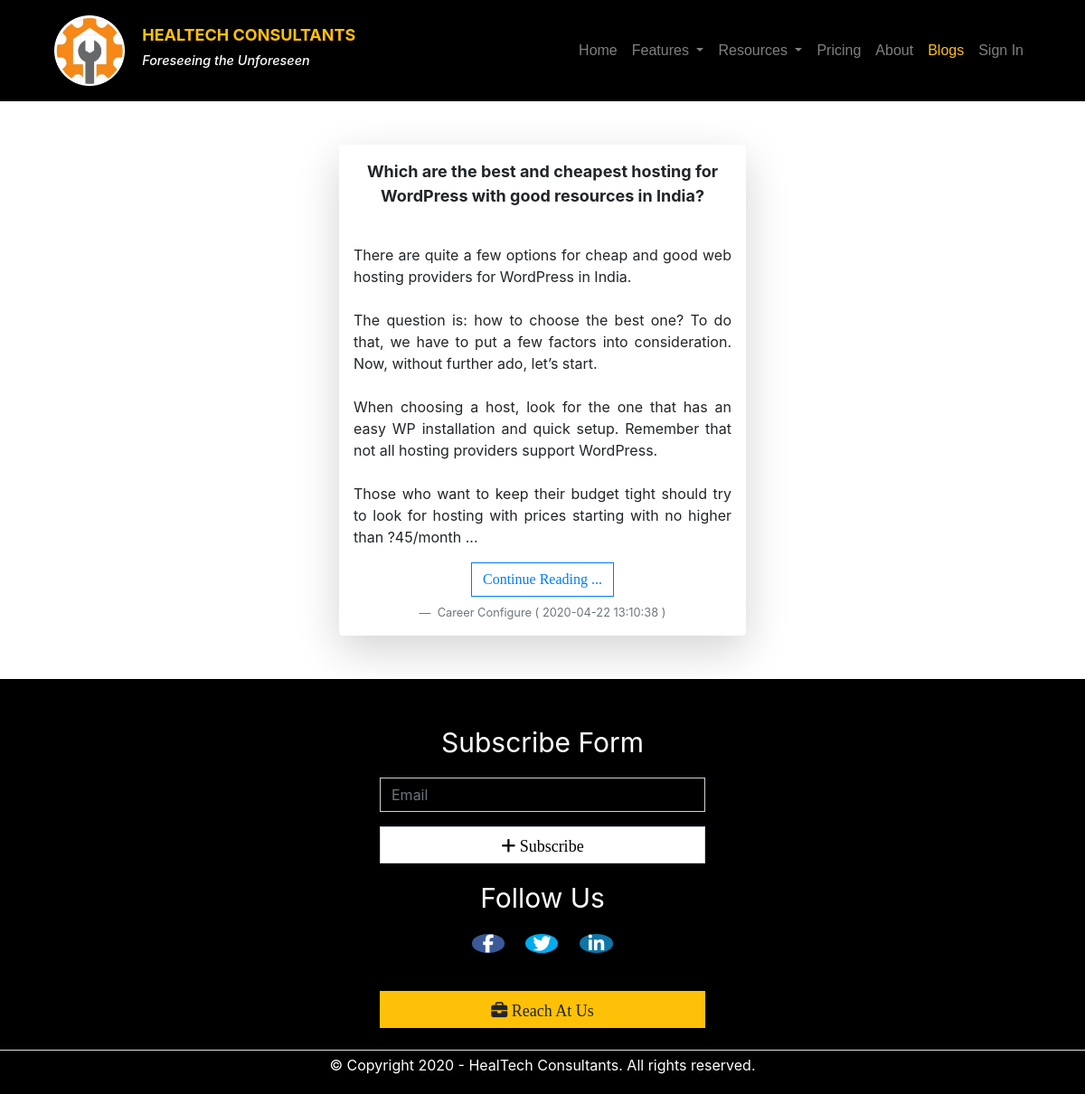
/blogs.php, run on the app's committed database.
### tables this page shows
CREATE TABLE `blog` (
  `blog_id` int(10) NOT NULL,
  `blog_title` varchar(200) NOT NULL,
  `blog_body` varchar(10000) NOT NULL,
  `sys_creation_date` datetime NOT NULL,
  `sys_update_date` datetime DEFAULT NULL,
  `created_by` varchar(30) NOT NULL
);

CREATE TABLE `users` (
  `user_id` int(10) NOT NULL,
  `username` varchar(30) NOT NULL,
  `password` varchar(160) NOT NULL,
  `first_name` varchar(20) NOT NULL,
  `last_name` varchar(20) NOT NULL,
  `contact_no` bigint(10) DEFAULT NULL,
  `email` varchar(50) NOT NULL,
  `sys_creation_date` datetime NOT NULL,
  `sys_update_date` datetime DEFAULT NULL,
  `is_admin` char(1) NOT NULL
);

### db_connect.php (called while the page is built, shortened)
<?php
    $servername = "localhost";
    $username = "root";
    $password = "";
    $dbname = "healtech";
    $conn = new mysqli($servername, $username, $password, $dbname);
    if ($conn->connect_error)
    {
        $_SESSION['db_connect_error']=true;
        header('location:index.php');
    }
    else
    {
        $db_connected =true;
    }
?>

### blogs.php (the view, shortened to what this page needs)
<!DOCTYPE html>
<html lang="en">
<head>
    <?php
    readfile('css.html');
    ?>
    <link rel="stylesheet" type="text/css" href="/healtech/css/blogs.css">
</head>
<body class="blog-img">
    <nav class="navbar navbar-expand-lg navbar-dark " id="navbar">
        <a class="navbar-brand d-inline-flex" href="/healtech/index.php">
            <div class="brand-img">
                <img src="/healtech/images/healtech_logo.png" alt="healtech-logo">
            </div>
            <div class="brand-name my-auto">
                <h5 class="font-weight-bold text-warning">HEALTECH CONSULTANTS</h5>
                <h6 class="font-italic">Foreseeing the Unforeseen</h6>
            </div>
        </a>
        <div class="overlay ml-auto " id="collapsibleNavbar">
            <ul class="navbar-nav overlay-content">
                <li class="nav-item nav-item-first">
                    <a class="nav-link " href="/healtech/index.php">Home</a>
                </li>
                <li class="nav-item dropdown">
                    <a class="nav-link dropdown-toggle" href="" id="navbarDropdownftrmenu" role="button"
                        data-toggle="dropdown" aria-haspopup="true" aria-expanded="false">
                        Features
                    </a>
                </li>
                <li class="nav-item dropdown">
                    <a class="nav-link dropdown-toggle" href="" id="navbarDropdownftrmenu" role="button"
                        data-toggle="dropdown" aria-haspopup="true" aria-expanded="false">
                        Resources
                    </a>
                </li>
                <li class="nav-item">
                    <a class="nav-link " href="/healtech/pricing.php">Pricing</a>
                </li>
                <li class="nav-item">
                    <a class="nav-link" href="/healtech/about.php">About</a>
                </li>
                <li class="nav-item">
                    <a class="nav-link text-warning" href="/healtech/blogs.php">Blogs</a>
                </li>
                <?php
                if(isset($_SESSION['user']))
                {
                ?>
                <li class="nav-item dropdown">
                    <a class="nav-link dropdown-toggle" href="#" id="navbardrop" data-toggle="dropdown">
                        <i class="fas fa-user-circle text-primary"></i>
                        <?php
                    echo " ".$_SESSION['profile_name'];
                    ?>
                    </a>
                    <div class="dropdown-menu navbar-light">
                        <a class="dropdown-item" href="profile.php">Profile</a>
                        <?php
                        if($_SESSION['admin'])
                        {
                    ?>
                        <a class="dropdown-item" href="report_workshops.php">Workshops</a>
                        <a class="dropdown-item " href="report_intro-details_feedback.php">intro-detailss And
                            Feedback</a>
                        <?php
                        }
                    ?>
                        <a class="dropdown-item logout-hover" href="logout.php">Logout</a>
                    </div>
                </li>
                <?php
                }
                else
                {
                ?>
                <li class="nav-item">
                    <a class="nav-link" href="login.php">Sign In</a>
                </li>
                <?php
                }
                ?>
            </ul>
        </div>
    </nav>
    <div class="d-flex justify-content-around blog-list div-xl wrap">
        <?php
        require "db_connect.php";
        if($db_connected == true)
        {
            function truncateLongText ($string, $limit) {
                $break=".";
                $pad=" ...";
                if ( false !== ($breakpoint = strpos($string, $break, $limit)) ) {
                    if($breakpoint < strlen($string) - 1) {
                        $string = substr($string, 0, $breakpoint) . $pad;
                    }
                }
                return $string;
            }
            $sql = "SELECT b.blog_id,b.blog_title,b.blog_body,b.sys_creation_date as creation_date,
                    g.first_name,g.last_name
                    FROM blog b ,users g  WHERE b.created_by = g.username order by blog_id desc";
            $result = $conn->query($sql);
            if ($result->num_rows > 0)
            {
                while($row = $result->fetch_assoc())
                {
        ?>
        <div class="col-lg-5 bg-white blog-card my-5 p-3 text-center rounded shadow-lg slideUp">
            <p class="heading-xs font-weight-bold ">
                <?php echo nl2br($row["blog_title"]); ?></p>
            <br>
            <p class="text-justify">
                <?php
                $output = truncateLongText($row["blog_body"],400);
                echo nl2br($output);
            ?>
            </p>
            <a href="blog_list.php?blog_id=<?php echo $row["blog_id"] ?>&blog_name =<?php echo $row["blog_title"] ?> ">
                <button type="button" class="btn btn-outline-primary " name="cont-read-submit-btn">
                    Continue Reading ...</button>
            </a>
            <footer class="blockquote-footer mt-2">
                <?php
                    echo $row["first_name"]." ".$row["last_name"]."  ( ".$row["creation_date"]." )";
                ?>
            </footer>
        </div>
        <?php
                }
            }
        }
        ?>
    </div>
    <?php
    readfile('footer.html');
    ?>
    <?php
    readfile('scripts.html');
    ?>
</body>
</html>

### css/template.css (style rules this page uses)
html { scroll-behavior: smooth; }
.row { width: 100%; margin: 0 auto; }
.navbar { background-color: black; padding: 1% 5%; }
.navbar { position: fixed; top: 0; right: 0; left: 0; z-index: 1030; }
.navbar-brand { width: 30%; }
.brand-img { max-width: 30%; }
.brand-img img { max-width: 80%; }
.brand-name { max-width: 70%; }
.navbar h5 { font-size: 1.5vw; }
.navbar h6 { font-size: 1.2vw; }
.nav-link { font-family: "Lucida Sans", "Lucida Sans Regular", "Lucida Grande", "Lucida Sans Unicode", Geneva, Verdana, sans-serif; text-align: center; }
.dropdown-toggle::after { transition: transform 0.15s linear; }
.heading-sm { font-size: 2.5vw; }
.heading-xs { font-size: 1.5vw; }
.bg-black { background-color: black; }
.btn { font-family: Cambria, Cochin, Georgia, Times, "Times New Roman", serif; border-radius: 0px; background: transparent; transition: all 0.5s ease 0s; }
.fill-btn { border-radius: 0; padding-bottom: 5px; font-size: 1.5vw; font-family: Cambria, Cochin, Georgia, Times, "Times New Roman", serif; transition: all 0.5s ease 0s; }
.btn-white { color: black; }
.div-xl { width: 90%; margin: 0 auto; }
.div-md { width: 50%; margin: 0 auto; }
.div-sm { width: 30%; margin: 0 auto; }
.wrap { display: flex; flex-wrap: wrap; }
.form-xl { width: 100%; }
input[type], .textarea { background: transparent; border-radius: 0; color: white; }
.fab { color: white; }
.fab { border-radius: 50%; transition: 0.3s; }
.fa-facebook-f { background-color: #3b5998; padding: 10px 12px; }
.fa-twitter { background-color: #00acee; padding: 10px 8px; }
.fa-linkedin-in { background-color: #0e76a8; padding: 10px; }

### css/slide_animations.css (style rules this page uses)
.slideUp { animation-name: slideUp; -webkit-animation-name: slideUp; animation-duration: 1s; -webkit-animation-duration: 1s; animation-timing-function: ease; -webkit-animation-timing-function: ease; visibility: visible !important; }

### css/blogs.css (style rules this page uses)
.blog-img { background-image: url('../images/gear-192875.jpg'); }

### data on the page
blog: blog_title "Which are the best and cheapest hosting for WordPress with good resources in India?", blog_body "There are quite a few options for cheap and good web hosting providers for WordPress in India. The question is: how to choose the best one? To do that, we have to put a few factors into consideration. Now, without further ado, let’s start. When choosing a host, look for the one that has an easy WP installation and quick setup. Remember that not all hosting providers support WordPress. Those who want to keep their budget tight should try to look for hosting with prices starting with no higher than ?45/month ...", users.first_name "Career", users.last_name "Configure", sys_creation_date "2020-04-22 13:10:38"
